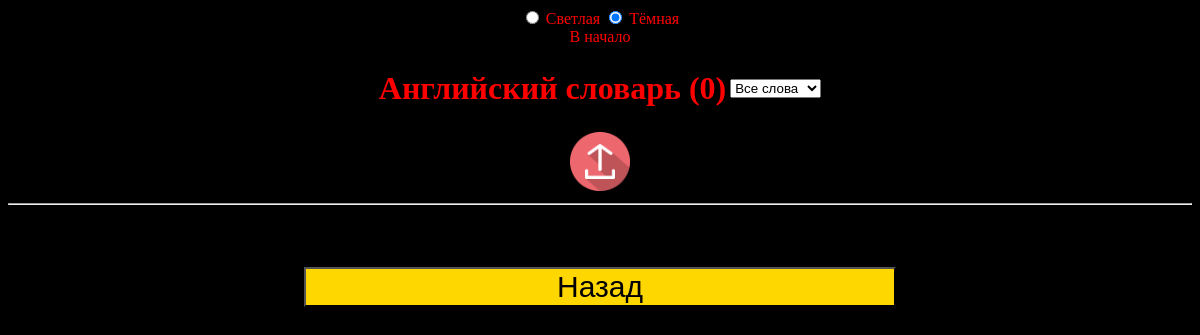
The app's page /dictionary/EN/, older data.
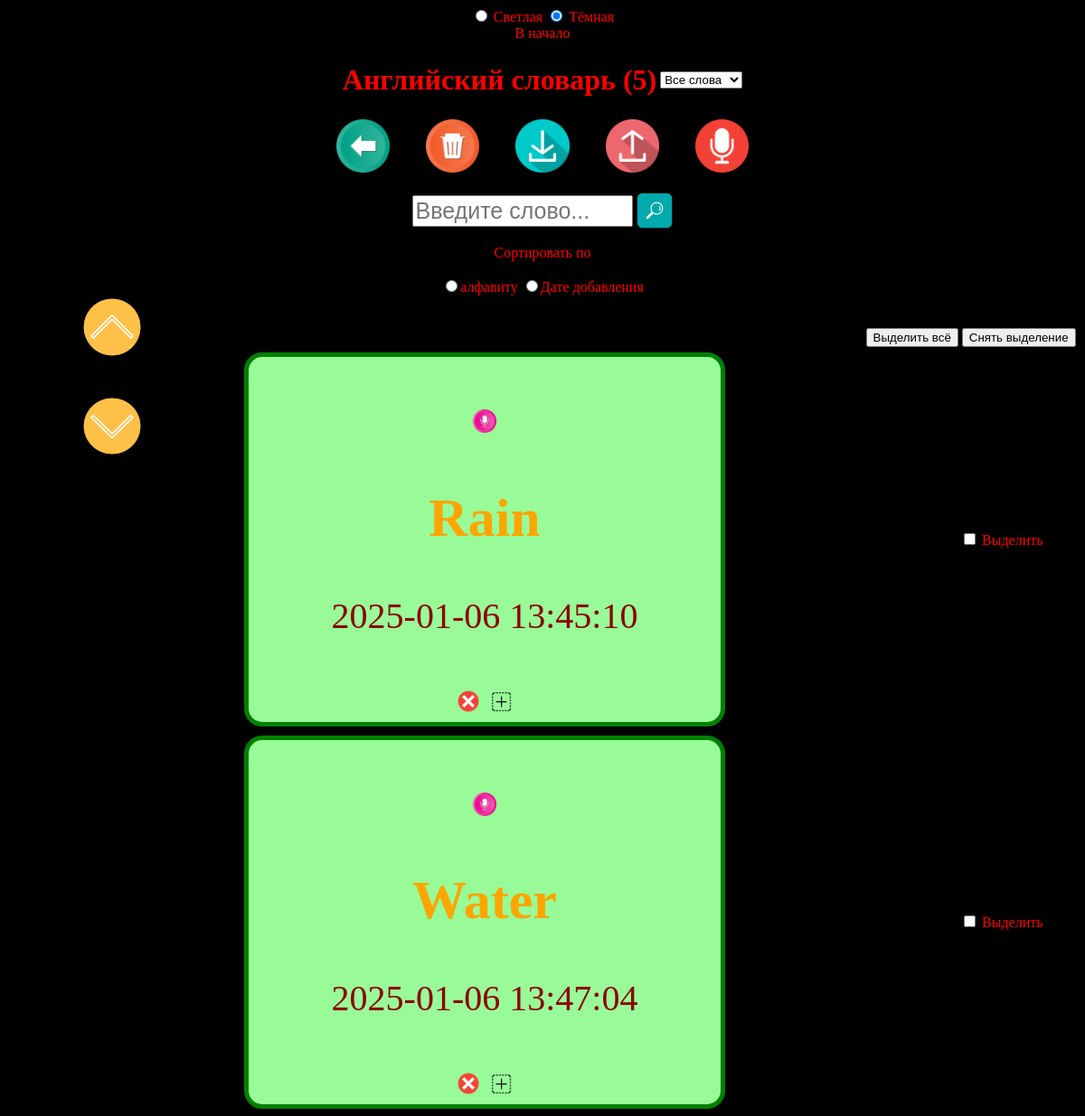
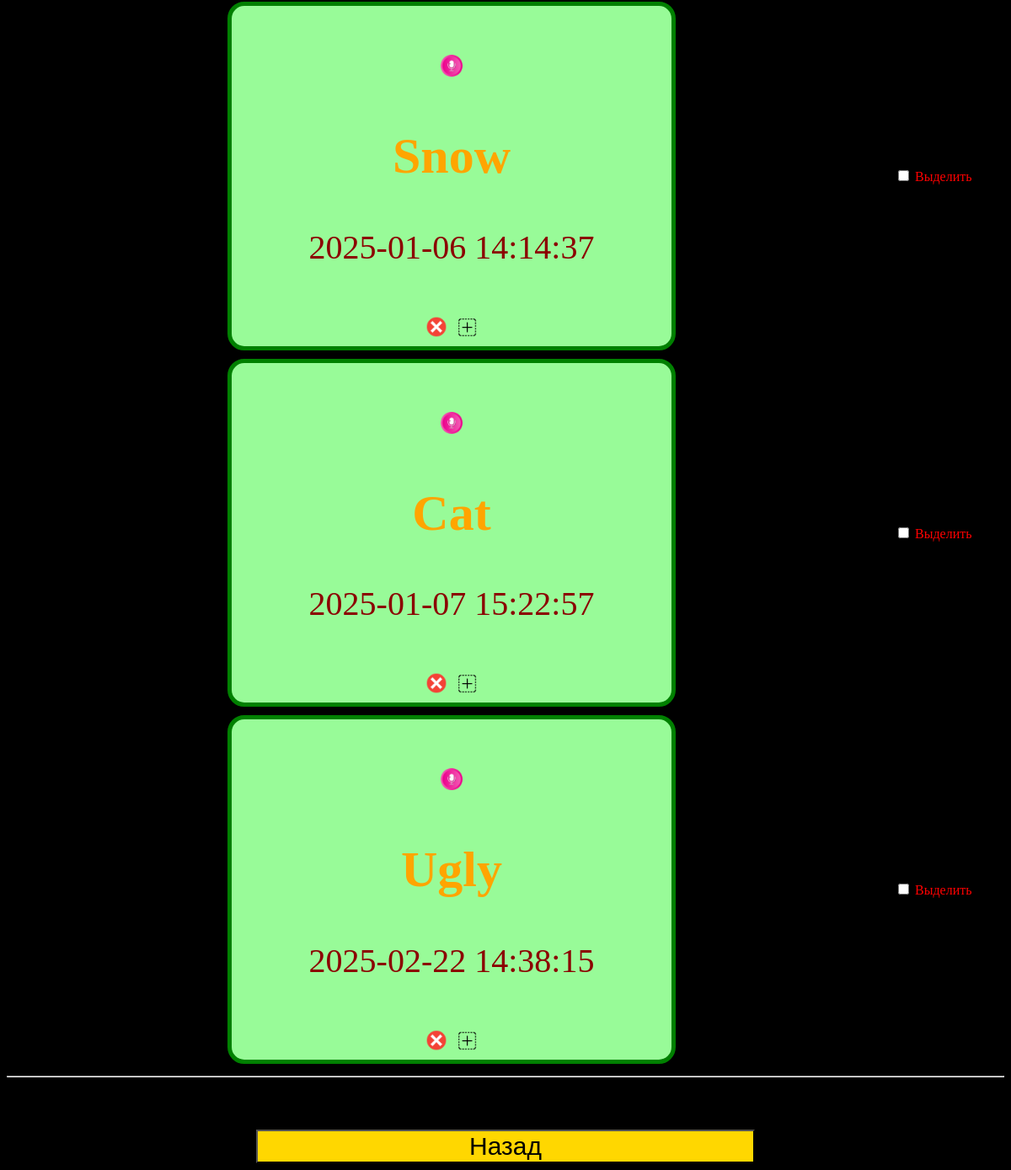
The same page, newer data (2 pictures, top to bottom).
### tables this page shows
CREATE TABLE words( id integer primary key autoincrement, original text, translate text, transcription varchar(50), lang varchar(2), date_to_add datetime default current_timestamp, is_forgotten integer default false);

### app.py (the view)
@app.route('/dictionary/<dictionary_lang_code>/', methods=['GET'])
def show_dictionary(dictionary_lang_code: str):
  db = help_funcs.connect_to_db()
  words = db.query_execute(queries.SELECT_ALL_WORDS_BY_LANG, params=(dictionary_lang_code,), is_fetch_all=True)
  return render_template('dictionary.html', words=words, dictionary_lang_name=ForeignLang.get_lang_by_code(dictionary_lang_code),
                         dictionary_lang_code=dictionary_lang_code, href_back='/dictionaries/')

### database/database.py (called while the page is built)
	def create_table(self, table_name: str, fields: Dict[str, str]):
		fields_str = '( '
		for field_name, field_type in fields.items():
			fields_str += field_name + ' ' + field_type + ', '
		fields_str = fields_str[:len(fields_str) - 2]
		fields_str += ');'
		query = f'CREATE TABLE IF NOT EXISTS {table_name}{fields_str}'
		self.__cursor.execute(query)
		self.__coon.commit()

	def query_execute(self, query: str, params: Union[List[Iterable], tuple] = None, is_ext=False, is_fetch_one=False, is_fetch_all=False):
		if is_ext:
			func = self.__cursor.executemany
		else:
			func = self.__cursor.execute
		if params:
			func(query, params)
		else:
			func(query)
		if is_fetch_one:
			data = self.__cursor.fetchone()
			return data
		elif is_fetch_all:
			data = self.__cursor.fetchall()
			return data
		else:
			self.__coon.commit()

	def __del__(self):
		self.__cursor.close()
		self.__coon.close()

### foreign_lang.py (called while the page is built)
	@staticmethod
	def get_lang_by_code(code: str, word_end=None) -> Union[str, None]:
		for _lang in ForeignLang:
			if code == _lang.name:
				val = _lang.value
				return val if word_end is None else (val[:-len(word_end)] + word_end) if val.endswith('кий') else val
		return None

### help_funcs.py (called while the page is built)
def connect_to_db(db_name: str = config.PATH_TO_DB) -> database.DB:
	db = database.DB(db_name)
	return db

### templates/dictionary.html (shortened to what this page needs)
<!DOCTYPE html>
<html lang="en">
<head>
    <link rel="stylesheet" href="{{ url_for('static', filename='css/dictionary.css') }}">
    <link rel="stylesheet" href="{{ url_for('static', filename='css/index.css') }}">
</head>
<body oncontextmenu="return false;">
    {% if upload_new_words %}
        <script>
            alert('Слова успешно загружены!');
            window.location.href = '/dictionary/{{lang}}/';
        </script>
    {% else %}
        <div class="container">
            {% include 'theme.html' %}
            <table align="center">
                <tr>
                    <td>
                        <h1 id="total-words">{{ 'Найдено' if is_search else dictionary_lang_name + ' словарь' }} ({{words|length}})</h1>
                    </td>
                    <td>
                        <select id="groups-selector" onchange="showWordsByGroup(this.value, 'dict');">
                            <option value="all">Все слова</option>
                        </select>
                    </td>
                </tr>
            </table>
            {% if words|length > 0 %}
                <a href="/dictionaries/"><img title="К выбору словаря" src="{{url_for('static', filename='img/back_icon.png')}}"></a>
                <img title="Удалить всё" src="{{url_for('static', filename='img/delete_all_icon.png')}}" onclick="deleteWord(0, '', '{{dictionary_lang_code}}');">
                <a href="/dictionary/{{dictionary_lang_code}}/download/"><img title="Скачать словарь" src="{{url_for('static', filename='img/download_icon.png')}}"></a>
                <a href="/dictionary/{{dictionary_lang_code}}/upload/"><img title="Загрузить словарь" src="{{url_for('static', filename='img/upload_icon.png')}}"></a>
                <img id="saying-words-img" title="Произнести все слова по порядку" src="{{url_for('static', filename='img/start_saying_words.png')}}" onclick="startStopSayingAllWords();">
                <br><br>
                <input id="original-input-word" type="text" placeholder="Введите слово...">
                <img id="search-img" title="Поиск" src="{{url_for('static', filename='img/search_icon.png')}}" onclick="findWordCard(wordCards, true);">
                <br><br>
                <label>Сортировать по</label><br><br>
                <input id="alphabet" type="radio" value="alphabet" name="sort_by" onclick="sortWords();"><label for="alphabet">алфавиту</label>
                <input id="date_to_add" type="radio" value="date_to_add" name="sort_by" onclick="sortWords('date');"><label for="date_to_add">Дате добавления</label>
                {% include 'up_down_scroll.html' %}
                <br><br><br>
                <div style="margin-left: 80%;">
                    <input type="button" value="Выделить всё" onclick="checkedWords.forEach(item => item.checked = true);">
                    <input type="button" value="Снять выделение" onclick="checkedWords.forEach(item => item.checked = false);">
                </div>
            {% else %}
                <a href="/dictionary/{{dictionary_lang_code}}/upload/"><img title="Загрузить словарь" src="{{url_for('static', filename='img/upload_icon.png')}}"></a>
            {% endif %}
            <table id="words-table">
                {% for word in words %}
                <tr>
                    <td>
                        <div class="main-card">
                            <table>
                                <tr>
                                    <td>
                                        <div class="word-card">
                                            <br>
                                            <img class="word-say" id="say_word_{{word.0}}" title="Произнести на {{dictionary_lang_code}}" src="{{url_for('static', filename='img/say_word_icon.png')}}">
                                            <h2 class="word" title="Клик для перевода" data-trans="{{word.2}}" onclick="swapWords(this);" oncontextmenu="copyTextToClipBoard(this.innerHTML);">{{word.1}}</h2>
                                            <label class="date-to-add">{{word.5}}</label><br><br>
                                            <img class="word-delete" title="Удалить" id="del_word_{{word.0}}" src="{{url_for('static', filename='img/delete_word_icon.png')}}"/>
                                            <a class="word-change" id="link_word_{{word.0}}"><img title="Изменить" src="{{url_for('static', filename='img/change_word_icon.png')}}"/></a>
                                        </div>
                                    </td>
                                    <td>
                                        <div>
                                            <input id="word-{{loop.index0}}" class="word-checker" type="checkbox">
                                            <label for="word-{{loop.index0}}">Выделить</label>
                                        </div>
                                    </td>
                                </tr>
                            </table>
                        </div>
                    </td>
                </tr>
                {% endfor %}
            </table>
            <hr><br><br><br>
            <a href="{{href_back}}"><button>Назад</button></a>
        </div>
    {% endif %}
</body>
</html>

### templates/theme.html
<input id="white" type="radio" value="white" name="theme" onclick="changeTheme('white');">
<label for="white">Светлая</label>
<input id="black" type="radio" value="black" name="theme" onclick="changeTheme('black');" checked>
<label for="black">Тёмная</label><br>
<a style="color: red;" href="/">В начало</a>

### templates/up_down_scroll.html
<head>
  <link rel="stylesheet" href="{{ url_for('static', filename='css/up_down_scroll.css') }}">
</head>
<div id="up-down-scroll">
    <img class="up-down-btn" src="{{url_for('static', filename='img/up_arrow_icon.png')}}" onclick="window.scrollTo({top: 0, behavior: 'smooth'});">
    <br><br><br>
    <img class="up-down-btn" src="{{url_for('static', filename='img/down_arrow_icon.png')}}" onclick="window.scrollTo({top: document.body.scrollHeight, behavior: 'smooth'});">
</div>

### static/css/dictionary.css (style rules this page uses)
body { background: black; }
.container { color: red; text-align: center; }
#words-table { width: 100%; text-align: center; }
.date-to-add { color: DarkRed; }
.word { cursor: pointer; }
#search-img { width: 40px; height: 40px; vertical-align: middle; }

### static/css/index.css (style rules this page uses)
body { background: black; }
.container { color: red; text-align: center; }
a { text-decoration:none; color: black; }

### static/css/up_down_scroll.css (style rules this page uses)
#up-down-scroll { margin-right: 80%; position: fixed; }

Row changes from the older to the newer data that the page shows:
added words: original "Rain", date_to_add "2025-01-06 13:45:10"
added words: original "Water", date_to_add "2025-01-06 13:47:04"
added words: original "Snow", date_to_add "2025-01-06 14:14:37"
added words: original "Cat", date_to_add "2025-01-07 15:22:57"
added words: original "Ugly", date_to_add "2025-02-22 14:38:15"
Text that changed along with them:
{{ words|length }}: "0" → "5"
form field sort_by: (not shown) → "☐ алфавиту"
form field sort_by: (not shown) → "☐ Дате добавления"
form field value: (not shown) → "Выделить всё"
form field value: (not shown) → "Снять выделение"
text now shown: "Сортировать по алфавиту Дате добавления"
